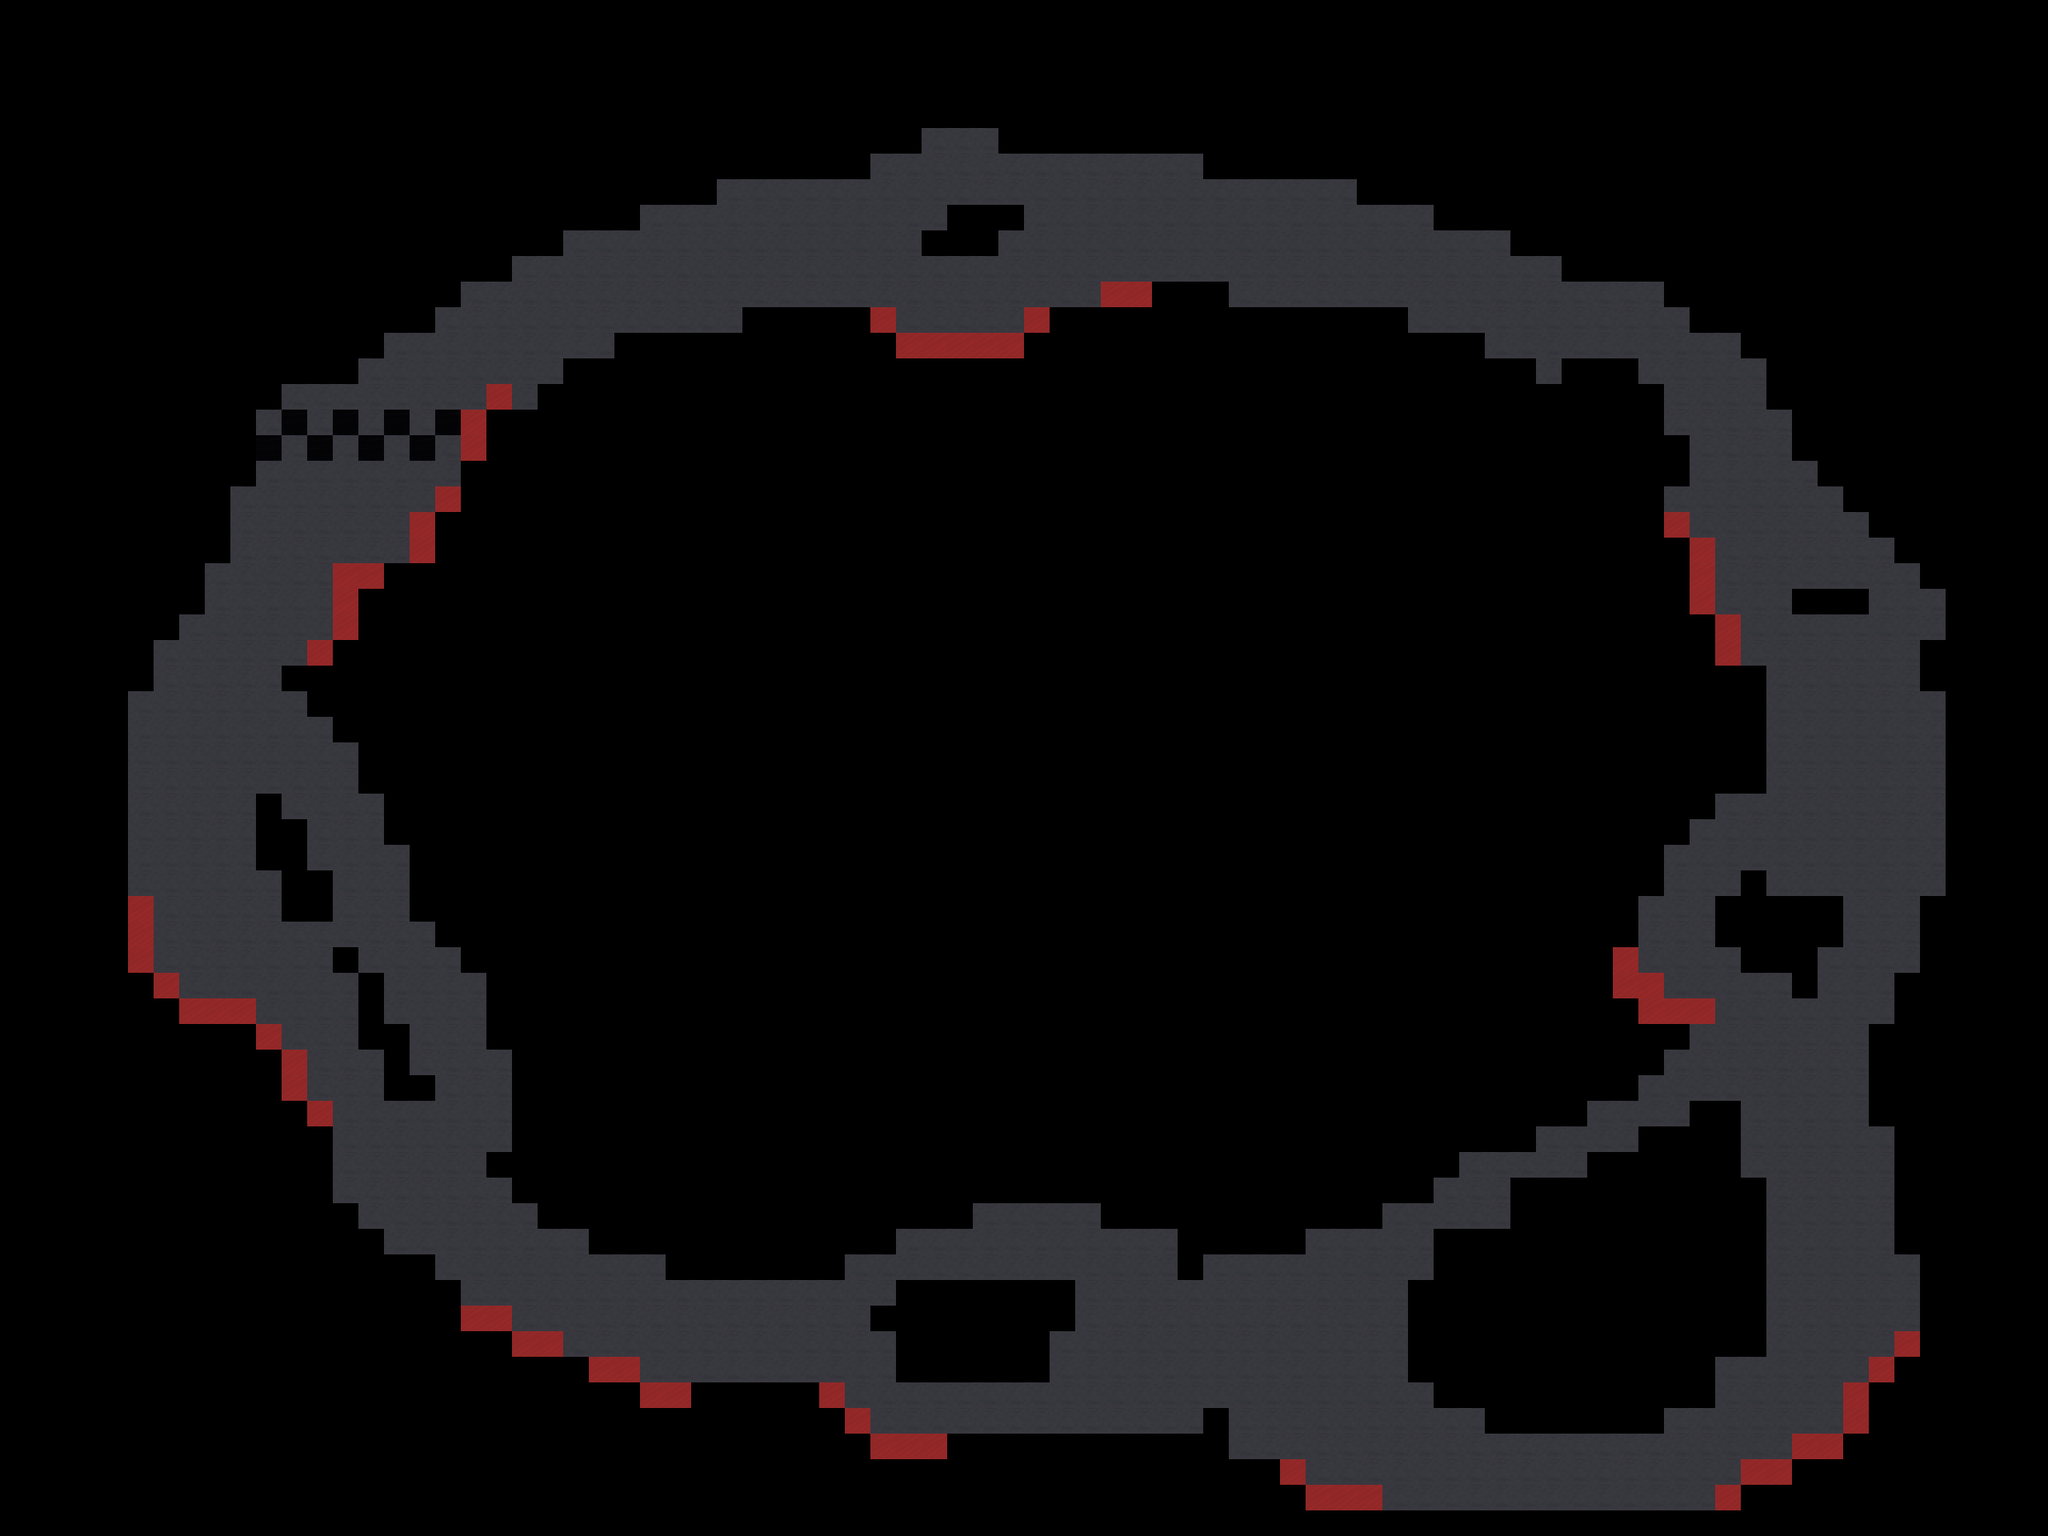

A level layout from a 2D game, rendered from its tile map. Below: a short description, then the map file with tile-grid data replaced by summaries:
An orthogonal 80x60 tile map with 32x32 px tiles, 3 tile layers (background, track, walls), 2 tilesets and 6 objects (spawn_p1, spawn_p2, checkpoint_0, checkpoint_1, checkpoint_2, ...).

<map version="1.10" tiledversion="1.11.2" orientation="orthogonal" renderorder="right-down" width="80" height="60" tilewidth="32" tileheight="32" infinite="0" nextlayerid="1" nextobjectid="1">
 <tileset firstgid="1" name="placeholder" tilewidth="32" tileheight="32" tilecount="4" columns="1">
  <image source="placeholder_tiles.png" width="32" height="128" />
 </tileset>
 <tileset firstgid="5" source="tiles tło.tsx" />
 <layer id="1" name="background" width="80" height="60" locked="1">
  <data>[4800 cells, 0 non-empty, 0 distinct tile ids]</data>
 </layer>
 <layer id="2" name="track" width="80" height="60" locked="1">
  <data>[4800 cells, 1072 non-empty, 2 distinct tile ids]</data>
 </layer>
 <layer id="3" name="walls" width="80" height="60" locked="1">
  <data>[4800 cells, 69 non-empty, 1 distinct tile ids]</data>
 </layer>
 <objectgroup id="4" name="objects">
  <object id="1" name="spawn_p1" x="372.242" y="582.242" width="32" height="32">
   <properties>
    <property name="rotation" type="float" value="75" />
   </properties>
  </object>
  <object id="2" name="spawn_p2" x="461.122" y="605.575" width="32" height="32">
   <properties>
    <property name="rotation" type="float" value="85" />
   </properties>
  </object>
  <object id="3" name="checkpoint_0" x="606.788" y="-295.031" width="2006.31" height="816.485" />
  <object id="4" name="checkpoint_1" x="1515.7" y="478.667" width="1204" height="1422" />
  <object id="5" name="checkpoint_2" x="-192.697" y="595.303" width="1844.73" height="1426.3" />
  <object id="6" name="checkpoint_3" x="61.5104" y="305.393" width="707.879" height="295.152" />
 </objectgroup>
</map>
